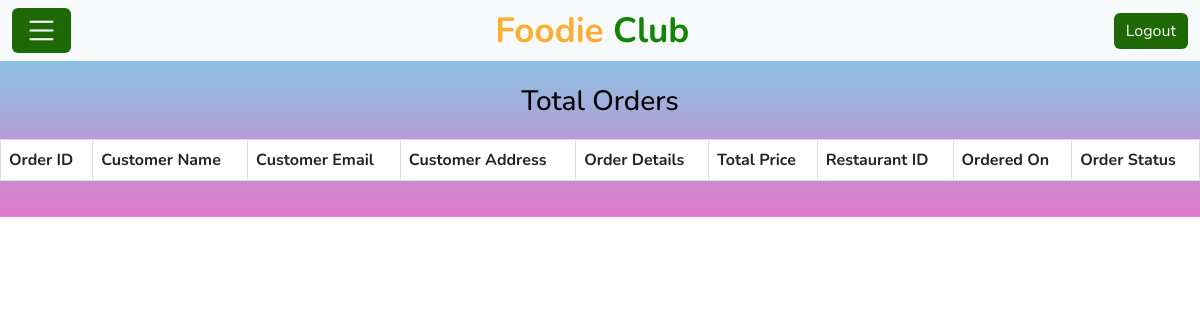
The page /total_orders/ (signed in) on the database as committed earlier.
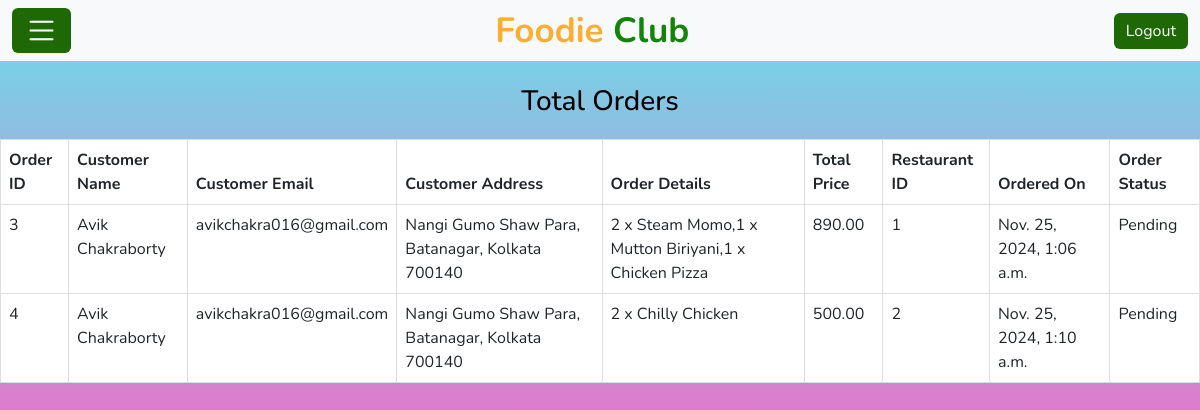
The same page on the database as committed later.
### Restaurant/models.py (models this page shows)
class Order(models.Model):
    order_id=models.AutoField(primary_key=True)
    cust_email=models.EmailField()
    cust_name=models.CharField(max_length=100)
    cust_address=models.CharField(max_length=300)
    order_details=models.CharField(max_length=2000)
    total_price=models.DecimalField(max_digits=10,decimal_places=2)
    res_id=models.BigIntegerField()
    del_id=models.BigIntegerField(default=0)
    order_status=models.CharField(max_length=15,default="Pending")
    ordered_on=models.DateTimeField()

### Admin/views.py (the view)
# urls.py: path('total_orders/',views.total_orders,name="total_orders"),
def total_orders(request):
    email=request.session.get('email')
    if request.session and Admin.objects.filter(email=email).exists():
        ord=Order.objects.all()
        return render(request,'Total_orders.html',{'ord':ord})
    else:
        return redirect('error')

### templates/Total_orders.html (shortened to what this page needs)
<!DOCTYPE html>
<html lang="en">
<head>
    {% load static %}
    <link href="https://cdn.jsdelivr.net/npm/bootstrap@5.3.0-alpha3/dist/css/bootstrap.min.css" rel="stylesheet">
    <link rel="stylesheet" href="https://cdn.jsdelivr.net/npm/bootstrap-icons@1.11.3/font/bootstrap-icons.min.css">
</head>
<body>
    <div class="navbar navbar-expand-lg bg-light navbar-light">
        <div class="container-fluid">
            <a class="btn btn-primary navbar-brand" data-bs-toggle="offcanvas" href="#offcanvasExample" role="button" aria-controls="offcanvasExample">
                <i class="bi bi-list" style="color: white;"></i>
            </a>
            <a href="/" class="navbar-brand">Foodie <span>Club</span></a>
            <a href="/logout"><button type="button" class="btn btn-primary">Logout</button></a>
        </div>
    </div>
    <h3 style="text-align: center;margin-top: 2%;">Total Orders</h3>
    <div class="table-wrapper">
        <table class="table">
            <thead>
                <tr>
                    <th scope="col">Order ID</th>
                    <th scope="col"> Customer Name</th>
                    <th scope="col">Customer Email</th>
                    <th scope="col">Customer Address</th>
                    <th scope="col">Order Details</th>
                    <th scope="col">Total Price</th>
                    <th scope="col">Restaurant ID</th>
                    <th scope="col">Ordered On</th>
                    <th scope="col">Order Status</th>
                </tr>
            </thead>
            <tbody>
                {% for obj in ord %}
                    <tr>
                        <td scope="row">{{ obj.order_id }}</td>
                        <td>{{ obj.cust_name }}</td>
                        <td>{{ obj.cust_email }}</td>
                        <td>{{ obj.cust_address }}</td>
                        <td>{{ obj.order_details }}</td>
                        <td>{{ obj.total_price }}</td>
                        <td>{{ obj.res_id }}</td>
                        <td>{{ obj.ordered_on }}</td>
                        <td>{{ obj.order_status }}</td>
                    </tr>
                {% endfor %}
            </tbody>
        </table>
    </div>
</body>
</html>

Rows that differ between the two databases and show on the page:
added Order: order_id "3", cust_name "Avik Chakraborty", cust_email "avikchakra016@gmail.com", cust_address "Nangi Gumo Shaw Para, Batanagar, Kolkata 700140", order_details "2 x Steam Momo,1 x Mutton Biriyani,1 x Chicken Pizza", total_price "890.00", res_id "1", ordered_on "Nov. 25, 2024, 1:06 a.m.", order_status "Pending"
added Order: order_id "4", cust_name "Avik Chakraborty", cust_email "avikchakra016@gmail.com", cust_address "Nangi Gumo Shaw Para, Batanagar, Kolkata 700140", order_details "2 x Chilly Chicken", total_price "500.00", res_id "2", ordered_on "Nov. 25, 2024, 1:10 a.m.", order_status "Pending"
